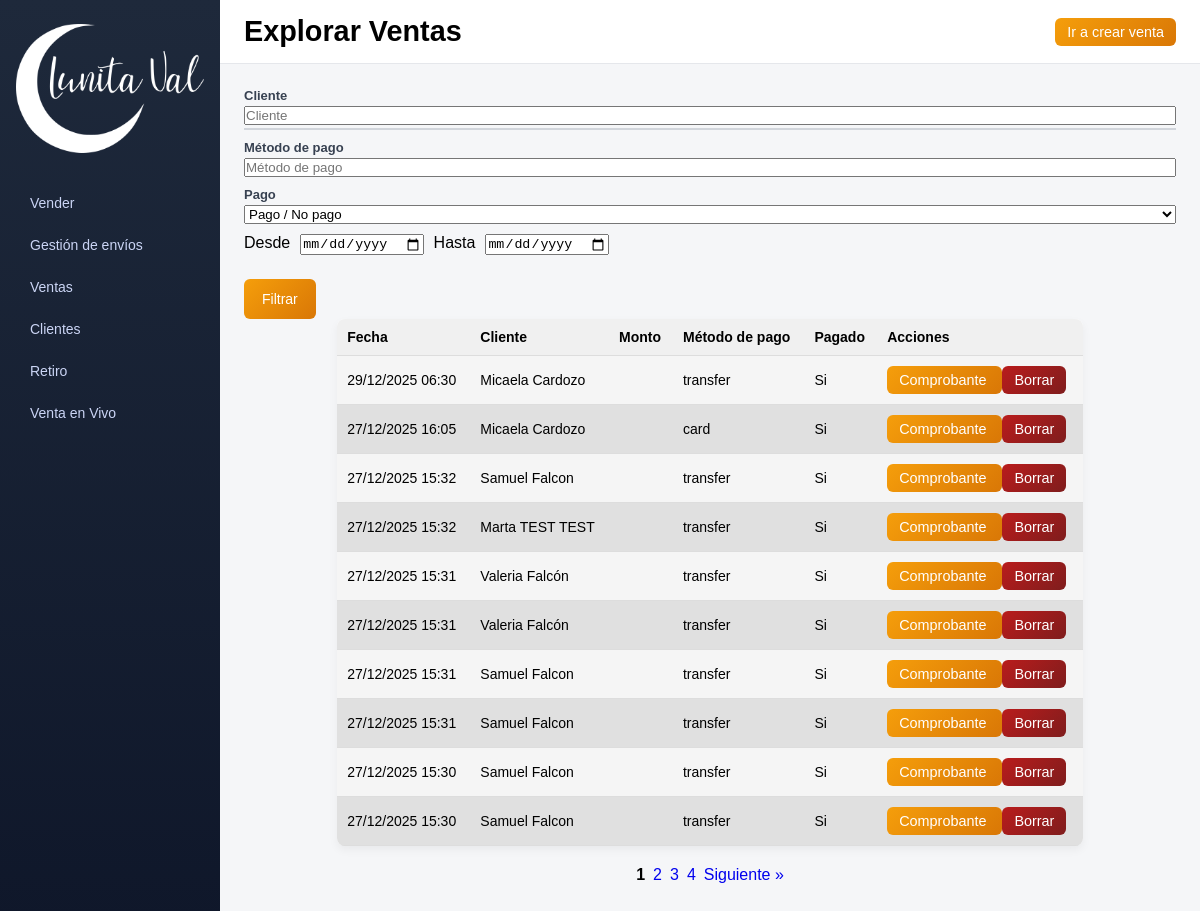
/sales/explore?paid=1, run on the app's committed database.
### app/models/sale.py (models this page shows)
class Sale(db.Model):
    __tablename__ = "sales"
    id = db.Column(db.Integer, primary_key=True)
    customer_id = db.Column(db.Integer, db.ForeignKey("customers.id"), nullable=False)
    amount = db.Column(db.Numeric(10, 2), nullable=False)
    payment_method = db.Column(db.String(20), nullable=False)
    paid = db.Column(db.Boolean, default=False)
    notes = db.Column(db.Text)
    sale_date = db.Column(db.DateTime, default=datetime.utcnow)
    created_at = db.Column(db.DateTime, default=datetime.utcnow)
    has_shipping = db.Column(db.Boolean, default=False)
    shipping_date = db.Column(db.Date, nullable=True)
    sales_channel = db.Column(db.String(20), nullable=False)
    is_cash = db.Column(db.Boolean, default=False, nullable=False)
    has_change = db.Column(db.Boolean, default=False, nullable=False)
    customer = db.relationship("Customer", back_populates="sales")

### app/models/customer.py (models this page shows)
class Customer(db.Model):
    __tablename__ = "customers"
    id = db.Column(db.Integer, primary_key=True)
    first_name = db.Column(db.String(100), nullable=False)
    last_name = db.Column(db.String(100), nullable=False)
    address = db.Column(db.String(255), nullable=False)
    city = db.Column(db.String(100), nullable=False)
    phone = db.Column(db.String(50), nullable=False)
    description = db.Column(db.Text)
    created_at = db.Column(db.DateTime, default=datetime.utcnow)
    sales = db.relationship(
        "Sale",
        back_populates="customer",
        lazy=True,
        cascade="all, delete-orphan"
    )

### app/routes/sales.py (the view)
@sales_bp.get("/explore")
def explore_sales_page():
    filters = {
        "customer": request.args.get("customer", ""),
        "payment_method": request.args.get("payment_method", ""),
        "paid": request.args.get("paid", ""),
        "date_from": request.args.get("date_from", ""),
        "date_to": request.args.get("date_to", ""),
        "page": int(request.args.get("page", 1))
    }
    data = explore_sales(filters)  # llamamos al servicio
    return render_template(
        "explore_sales.html",
        sales=data["sales"],
        page=data["page"],
        per_page=data["per_page"],
        total_sales=data["total_sales"],
        total_pages=data["total_pages"],
        filters=filters
    )

### templates/explore_sales.html (shortened to what this page needs)
<!DOCTYPE html>
<html lang="es">
<head>
    <link rel="stylesheet" href="{{ url_for('static', filename='css/style.css') }}">
</head>
<body>
<div class="layout">
    <aside class="sidebar">
        <div class="logo">
            <a href="{{ url_for('index') }}" class="logo-link">
                <img src="{{ url_for('static', filename='images/logoinvert.png') }}"
                     alt="Logo Lunita Val"
                     class="logo">
            </a>
        </div>
        <nav class="menu">
            <a href="{{ url_for('index') }}" class="menu_btn">Vender</a>
            <a href="{{ url_for('sales.shipments_view') }}" class="menu_btn">Gestión de envíos</a>
            <a href="{{ url_for('explore_sales') }}" class="menu_btn">Ventas</a>
            <a href="{{ url_for('customers.manage_customers_view') }}" class="menu_btn">Clientes</a>
            <a href="{{ url_for('index') }}" class="menu_btn">Retiro</a>
            <a href="{{ url_for('index') }}" class="menu_btn">Venta en Vivo</a>
        </nav>
    </aside>
    <div class="main-content">
        <header class="header">
            <h1 class="view-title">Explorar Ventas</h1>
            <a href="{{ url_for('index') }}" class="btn">
                Ir a crear venta
            </a>
        </header>
        <main class="content">
            <div class="content-column">
                <section class="form-panel">
                    <form class="filters" method="get">
                        <div class="form-group autocomplete-wrapper">
                            <label>Cliente</label>
                            <input type="text"
                                   name="customer"
                                   id="customer-input"
                                   placeholder="Cliente"
                                   autocomplete="off"
                                   value="{{ filters.customer }}">
                            <div id="customer-suggestions" class="suggestions"></div>
                        </div>
                        <div class="form-group">
                            <label>Método de pago</label>
                            <input type="text"
                                   name="payment_method"
                                   placeholder="Método de pago"
                                   value="{{ filters.payment_method }}">
                        </div>
                        <div class="form-group">
                            <label>Pago</label>
                            <select name="paid">
                                <option value="">Pago / No pago</option>
                            </select>
                        </div>
                        <div class="form-options">
                            <label>Desde</label>
                            <input type="date" name="date_from" value="{{ filters.date_from }}">
                            <label>Hasta</label>
                            <input type="date" name="date_to" value="{{ filters.date_to }}">
                        </div>
                        <div class="form-actions">
                            <button type="submit" class="btn">Filtrar</button>
                        </div>
                    </form>
                </section>
                <div class="table-wrapper">
                    <table id="salesTable">
                        <thead>
                            <tr>
                                <th>Fecha</th>
                                <th>Cliente</th>
                                <th>Monto</th>
                                <th>Método de pago</th>
                                <th>Pagado</th>
                                <th>Acciones</th>
                            </tr>
                        </thead>
                        <tbody>
                        {% for s in sales %}
                            <tr>
                                <td>{{ s.created_at.strftime('%d/%m/%Y %H:%M') }}</td>
                                <td>{{ s.customer.first_name }} {{ s.customer.last_name }}</td>
                                <td class="amount" data-amount="{{ s.amount }}"></td>
                                <td>{{ s.payment_method }}</td>
                                <td class="paid-status">{{ "Si" if s.paid else "No" }}</td>
                                <td>
                                    <a href="{{ url_for('pdf.download_sale_label', sale_id=s.id) }}"
                                       target="_blank"
                                       class="btn">
                                        Comprobante
                                    </a>
                                    <button
                                        class="button button-delete"
                                        data-url="{{ url_for('sales.delete_existing_sale', id=s.id) }}">
                                        Borrar
                                    </button>
                                </td>
                            </tr>
                        {% endfor %}
                        </tbody>
                    </table>
                </div>
                <div class="pagination">
                    {% for p in range(1, total_pages + 1) %}
                        {% if p == page %}
                            <strong>{{ p }}</strong>
                        {% else %}
                            <a href="{{ url_for('sales.explore_sales_page', page=p,
                                customer=filters.customer,
                                payment_method=filters.payment_method,
                                paid=filters.paid,
                                date_from=filters.date_from,
                                date_to=filters.date_to) }}">
                                {{ p }}
                            </a>
                        {% endif %}
                    {% endfor %}
                    {% if page < total_pages %}
                        <a href="{{ url_for('sales.explore_sales_page', page=page+1,
                            customer=filters.customer,
                            payment_method=filters.payment_method,
                            paid=filters.paid,
                            date_from=filters.date_from,
                            date_to=filters.date_to) }}">
                            Siguiente »
                        </a>
                    {% endif %}
                </div>
            </div>
        </main>
    </div>
</div>
</body>
</html>

### static/css/style.css (style rules this page uses)
* { margin: 0; padding: 0; box-sizing: border-box; }
html, body { height: 100%; font-family: Arial, sans-serif; }
.layout { display: flex; width: 100%; height: 100vh; }
a { text-decoration: none; }
.layout { display: flex; height: 100vh; width: 100vw; overflow: hidden; }
.sidebar { width: 15%; min-width: 220px; height: 100vh; background: linear-gradient(to bottom, #1e293b, #0f172a); color: #e5e7eb; padding: 24px 16px; display: flex; flex-direction: column; gap: 32px; }
.sidebar .logo { display: flex; justify-content: center; }
.sidebar .logo img { max-width: 200px; width: 100%; height: auto; }
.sidebar nav { display: flex; flex-direction: column; gap: 6px; }
.sidebar nav a { text-decoration: none; color: #cbd5f5; padding: 10px 14px; border-radius: 8px; font-size: 14px; display: flex; align-items: center; gap: 10px; transition: background 0.2s ease, color 0.2s ease; }
.main-content { width: 85%; display: flex; flex-direction: column; height: 100vh; background-color: #f5f6f8; }
.header { height: 64px; background-color: #ffffff; border-bottom: 1px solid #e5e7eb; display: flex; align-items: center; justify-content: space-between; padding: 0 24px; flex-shrink: 0; }
.view-title { font-size: 1.8rem; font-weight: bold; margin: 0; }
.content { flex: 1; overflow-y: auto; padding: 24px; }
.button, .btn, .btn-pay, .btnNewCustomer, .button-edit, .button-delete { padding: 6px 12px; border: none; border-radius: 6px; font-size: 0.9rem; cursor: pointer; color: white; transition: all 0.2s ease-in-out; }
.button-delete { background: linear-gradient(135deg, #B91C1C, #7F1D1D); }
.button-download, .btn { background: linear-gradient(135deg, #F59E0B, #D97706); }
#salesTable, #customersTable { width: 80%; margin: 0 auto; border-collapse: collapse; background-color: #fff; border-radius: 8px; overflow: hidden; box-shadow: 0 4px 10px rgba(0,0,0,0.05); }
#salesTable th, #salesTable td, #customersTable th, #customersTable td { padding: 10px; border-bottom: 1px solid #ddd; text-align: left; font-size: 14px; }
#salesTable th, #customersTable th { background-color: #f0f0f0; font-weight: bold; }
#salesTable tbody tr:nth-child(odd), #customersTable tbody tr:nth-child(odd) { background-color: #f5f5f5; }
#salesTable tbody tr:nth-child(even), #customersTable tbody tr:nth-child(even) { background-color: #e0e0e0; }
button { cursor: pointer; }
.form-group { display: flex; flex-direction: column; gap: 3px; margin-bottom: 10px; }
.form-group label, .form-label { font-size: 13px; font-weight: 600; color: #374151; }
.form-options { display: flex; flex-wrap: wrap; gap: 10px; }
.suggestions { border: 1px solid #d1d5db; background: #ffffff; max-height: 150px; overflow-y: auto; }
.form-actions { margin-top: 24px; }
.form-actions button { padding: 12px 18px; color: #ffffff; border: none; font-size: 14px; cursor: pointer; }
.pagination { display: flex; justify-content: center; align-items: center; gap: 8px; margin: 20px 0; }

### data on the page
Sale: created_at "29/12/2025 06:30", customer.first_name "Micaela", customer.last_name "Cardozo", payment_method "transfer", paid "Si"
Sale: created_at "27/12/2025 16:05", customer.first_name "Micaela", customer.last_name "Cardozo", payment_method "card", paid "Si"
Sale: created_at "27/12/2025 15:32", customer.first_name "Samuel", customer.last_name "Falcon", payment_method "transfer", paid "Si"
Sale: created_at "27/12/2025 15:32", customer.first_name "Marta TEST", customer.last_name "TEST", payment_method "transfer", paid "Si"
Sale: created_at "27/12/2025 15:31", customer.first_name "Valeria", customer.last_name "Falcón", payment_method "transfer", paid "Si"
Sale: created_at "27/12/2025 15:31", customer.first_name "Valeria", customer.last_name "Falcón", payment_method "transfer", paid "Si"
Sale: created_at "27/12/2025 15:31", customer.first_name "Samuel", customer.last_name "Falcon", payment_method "transfer", paid "Si"
Sale: created_at "27/12/2025 15:31", customer.first_name "Samuel", customer.last_name "Falcon", payment_method "transfer", paid "Si"
Sale: created_at "27/12/2025 15:30", customer.first_name "Samuel", customer.last_name "Falcon", payment_method "transfer", paid "Si"
Sale: created_at "27/12/2025 15:30", customer.first_name "Samuel", customer.last_name "Falcon", payment_method "transfer", paid "Si"

### other printed values
{{ p }} "1"
{{ p }} "2" "3" "4"
